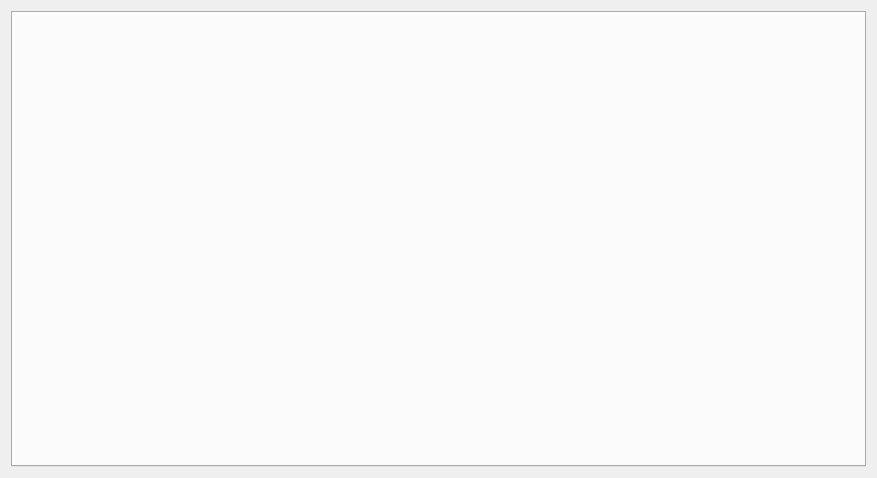
<?xml version="1.0" encoding="UTF-8"?>
<ui version="4.0">
 <class>Workspace</class>
 <widget class="QWidget" name="Workspace">
  <property name="geometry">
   <rect>
    <x>0</x>
    <y>0</y>
    <width>877</width>
    <height>478</height>
   </rect>
  </property>
  <property name="sizePolicy">
   <sizepolicy hsizetype="Expanding" vsizetype="Expanding">
    <horstretch>0</horstretch>
    <verstretch>0</verstretch>
   </sizepolicy>
  </property>
  <property name="windowTitle">
   <string>Form</string>
  </property>
  <layout class="QGridLayout" name="gridLayout">
   <item row="0" column="0">
    <widget class="QTabWidget" name="tabWidget">
     <property name="sizePolicy">
      <sizepolicy hsizetype="Expanding" vsizetype="Expanding">
       <horstretch>0</horstretch>
       <verstretch>0</verstretch>
      </sizepolicy>
     </property>
    </widget>
   </item>
  </layout>
 </widget>
 <resources/>
 <connections/>
</ui>
